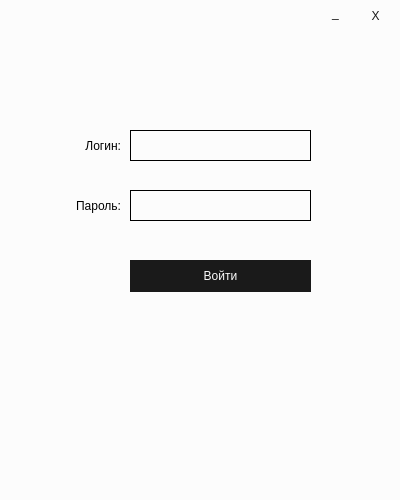
<?xml version="1.0" encoding="UTF-8"?>
<ui version="4.0">
 <class>MainWindow</class>
 <widget class="QMainWindow" name="MainWindow">
  <property name="geometry">
   <rect>
    <x>0</x>
    <y>0</y>
    <width>400</width>
    <height>500</height>
   </rect>
  </property>
  <property name="windowTitle">
   <string>Авторизация</string>
  </property>
  <property name="windowIcon">
   <iconset>
    <normaloff>images/b2b.png</normaloff>images/b2b.png</iconset>
  </property>
  <property name="windowOpacity">
   <double>1.000000000000000</double>
  </property>
  <property name="styleSheet">
   <string notr="true">background-color: #fcfcfc;</string>
  </property>
  <property name="locale">
   <locale language="Russian" country="Russia"/>
  </property>
  <widget class="QWidget" name="centralwidget">
   <widget class="QLineEdit" name="lineEditLogin">
    <property name="geometry">
     <rect>
      <x>130</x>
      <y>130</y>
      <width>181</width>
      <height>31</height>
     </rect>
    </property>
    <property name="sizePolicy">
     <sizepolicy hsizetype="Expanding" vsizetype="Preferred">
      <horstretch>0</horstretch>
      <verstretch>0</verstretch>
     </sizepolicy>
    </property>
    <property name="toolTip">
     <string/>
    </property>
    <property name="whatsThis">
     <string/>
    </property>
    <property name="styleSheet">
     <string notr="true">border-color: #1a1a1a;
border: 1px solid;

background-color: transparent;</string>
    </property>
    <property name="locale">
     <locale language="Russian" country="Russia"/>
    </property>
    <property name="inputMask">
     <string/>
    </property>
    <property name="text">
     <string/>
    </property>
    <property name="cursorPosition">
     <number>0</number>
    </property>
    <property name="placeholderText">
     <string/>
    </property>
   </widget>
   <widget class="QLineEdit" name="lineEditPasswd">
    <property name="geometry">
     <rect>
      <x>130</x>
      <y>190</y>
      <width>181</width>
      <height>31</height>
     </rect>
    </property>
    <property name="sizePolicy">
     <sizepolicy hsizetype="Expanding" vsizetype="Preferred">
      <horstretch>0</horstretch>
      <verstretch>0</verstretch>
     </sizepolicy>
    </property>
    <property name="styleSheet">
     <string notr="true">border-color: #1a1a1a;
border: 1px solid;

background-color: transparent;</string>
    </property>
    <property name="locale">
     <locale language="Russian" country="Russia"/>
    </property>
    <property name="text">
     <string extracomment="Password"/>
    </property>
    <property name="echoMode">
     <enum>QLineEdit::Normal</enum>
    </property>
    <property name="cursorPosition">
     <number>0</number>
    </property>
    <property name="placeholderText">
     <string/>
    </property>
   </widget>
   <widget class="QLabel" name="labelLogin">
    <property name="geometry">
     <rect>
      <x>50</x>
      <y>130</y>
      <width>71</width>
      <height>31</height>
     </rect>
    </property>
    <property name="styleSheet">
     <string notr="true"/>
    </property>
    <property name="locale">
     <locale language="Russian" country="Russia"/>
    </property>
    <property name="text">
     <string>Логин:</string>
    </property>
    <property name="alignment">
     <set>Qt::AlignRight|Qt::AlignTrailing|Qt::AlignVCenter</set>
    </property>
   </widget>
   <widget class="QLabel" name="labelPasswd">
    <property name="geometry">
     <rect>
      <x>30</x>
      <y>190</y>
      <width>91</width>
      <height>31</height>
     </rect>
    </property>
    <property name="locale">
     <locale language="Russian" country="Russia"/>
    </property>
    <property name="text">
     <string>Пароль:</string>
    </property>
    <property name="alignment">
     <set>Qt::AlignRight|Qt::AlignTrailing|Qt::AlignVCenter</set>
    </property>
   </widget>
   <widget class="QPushButton" name="pushButtonSignIn">
    <property name="geometry">
     <rect>
      <x>130</x>
      <y>260</y>
      <width>181</width>
      <height>32</height>
     </rect>
    </property>
    <property name="styleSheet">
     <string notr="true">background-color: #1a1a1a;

border: none;
color: #fcfcfc;
text-align: center;
</string>
    </property>
    <property name="locale">
     <locale language="Russian" country="Russia"/>
    </property>
    <property name="text">
     <string>Войти</string>
    </property>
    <property name="shortcut">
     <string>Return</string>
    </property>
   </widget>
   <widget class="QPushButton" name="pushButtonClose">
    <property name="geometry">
     <rect>
      <x>360</x>
      <y>0</y>
      <width>31</width>
      <height>31</height>
     </rect>
    </property>
    <property name="styleSheet">
     <string notr="true">background-color: transparent;
border: none;
color:  #1a1a1a;</string>
    </property>
    <property name="text">
     <string>X</string>
    </property>
   </widget>
   <widget class="QPushButton" name="pushButtonMinimize">
    <property name="geometry">
     <rect>
      <x>320</x>
      <y>-3</y>
      <width>31</width>
      <height>31</height>
     </rect>
    </property>
    <property name="styleSheet">
     <string notr="true">background-color: transparent;
border: none;
color:  #1a1a1a;</string>
    </property>
    <property name="text">
     <string>_</string>
    </property>
   </widget>
   <widget class="QPushButton" name="pushButtonShowPass">
    <property name="geometry">
     <rect>
      <x>270</x>
      <y>190</y>
      <width>41</width>
      <height>32</height>
     </rect>
    </property>
    <property name="styleSheet">
     <string notr="true">background-color: transparent;
border: none;</string>
    </property>
    <property name="text">
     <string/>
    </property>
    <property name="icon">
     <iconset>
      <normaloff>images/free-icon-eye-158746.png</normaloff>images/free-icon-eye-158746.png</iconset>
    </property>
    <property name="iconSize">
     <size>
      <width>32</width>
      <height>32</height>
     </size>
    </property>
   </widget>
   <widget class="QLabel" name="labelStatus">
    <property name="geometry">
     <rect>
      <x>20</x>
      <y>320</y>
      <width>351</width>
      <height>31</height>
     </rect>
    </property>
    <property name="styleSheet">
     <string notr="true">color: #c71c1c</string>
    </property>
    <property name="text">
     <string/>
    </property>
    <property name="alignment">
     <set>Qt::AlignCenter</set>
    </property>
   </widget>
   <zorder>pushButtonSignIn</zorder>
   <zorder>pushButtonClose</zorder>
   <zorder>pushButtonMinimize</zorder>
   <zorder>lineEditPasswd</zorder>
   <zorder>lineEditLogin</zorder>
   <zorder>labelLogin</zorder>
   <zorder>labelPasswd</zorder>
   <zorder>pushButtonShowPass</zorder>
   <zorder>labelStatus</zorder>
  </widget>
  <widget class="QMenuBar" name="menubar">
   <property name="geometry">
    <rect>
     <x>0</x>
     <y>0</y>
     <width>400</width>
     <height>29</height>
    </rect>
   </property>
  </widget>
  <widget class="QStatusBar" name="statusbar"/>
 </widget>
 <resources/>
 <connections/>
</ui>
